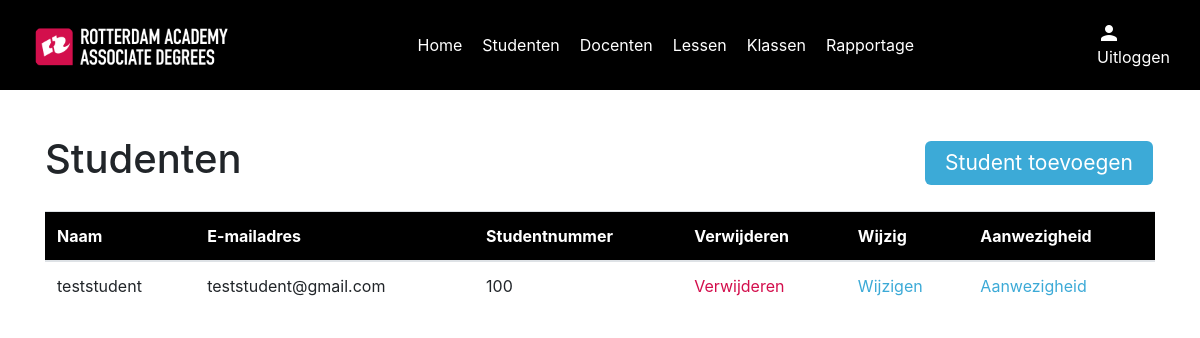
Before: /studenten_overzicht with the older database file.
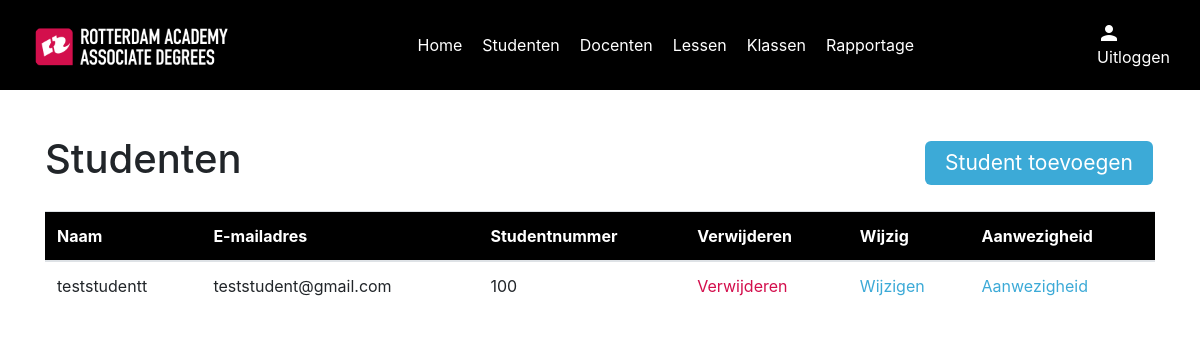
After: the same page with the newer database file.
### models/userModel.py (models this page shows)
class User(UserMixin, db.Model):
    id = db.Column(db.Integer, primary_key=True)
    name = db.Column(db.String(100), nullable=False)
    email = db.Column(db.String(100), nullable=False)
    password = db.Column(db.String(255), nullable=True)
    role = db.Column(db.Integer, nullable=False)
    studentNumber = db.Column(db.Integer, nullable=True)
    def to_dict(self):
        return {
            'id': self.id,
            'name': self.name,
            'email': self.email,
            'password': self.password,
            'role': self.role,
            'student_number': self.studentNumber
        }

### routes/studentRoutes.py (the view)
    @app.route("/studenten_overzicht")
    def students_index():
        students = StudentController.get_all_students()
        return render_template(
            "students/index.html", students=students
        )

### controllers/studentController.py (called while the page is built)
    @staticmethod
    def get_all_students():
        students = User.query.filter_by(role=1)
        students_dict = [student.to_dict() for student in students]
        return students_dict

### templates/students/index.html (shortened to what this page needs)
{% include "layout.html" %}
{% block content %}
{% include "navigation.html" %}
<div class="container students">
    <div class="index" id="students">
        <div class="top-content">
            <h1>Studenten</h1>
            <a href="#" class="button" id="btnCreate" data-toggle="modal" data-target="#studentModal">Student toevoegen</a>
        </div>
        <table class="table">
            <thead style="background-color: black; color: #fff;">
            <tr>
                <th scope="Name">Naam</th>
                <th scope="Date">E-mailadres</th>
                <th scope="Starttime">Studentnummer</th>
                <th scope="Delete">Verwijderen</th>
                <th scope="Change">Wijzig</th>
                <th scope="Change">Aanwezigheid</th>
            </tr>
            </thead>
            <tbody>
            {% for student in students %}
            <tr>
                <td>{{ student.name }}</td>
                <td>{{ student.email }}</td>
                <td>{{ student.student_number }}</td>
                <td><a href="#" class="red" data-id="{{ student.id }}" id="btnDelete">Verwijderen</a></td>
                <td><a href="#" class="blue" data-id="{{ student.id }}" id="btnEdit" data-toggle="modal" data-target="#studentModal">Wijzigen</a></td>
                <td><a href="/students/{{ student.student_number }}/aanwezigheid" class="blue">Aanwezigheid</a></td>
            </tr>
            {% endfor %}
            </tbody>
        </table>
    </div>
</div>
{% endblock %}

### templates/layout.html (shortened to what this page needs)
<!DOCTYPE html>
<html lang="en">
<head>
    <link rel="stylesheet" href="https://cdn.jsdelivr.net/npm/bootstrap@4.4.1/dist/css/bootstrap.min.css"
>
    <link rel="stylesheet" type="text/css" href="https://cdn.jsdelivr.net/npm/pikaday/css/pikaday.css">
    <link rel="stylesheet" href="/static/css/style.css" type="text/css"/>
    <link rel="stylesheet" href="https://cdnjs.cloudflare.com/ajax/libs/font-awesome/6.3.0/css/all.min.css"
          type="text/css"/>
</head>
<body>
</body>
</html>

### templates/navigation.html (shortened to what this page needs)
<nav class="navigation">
    <div class="nav_container">
        <a href="/index">
            <img src="/static/assets/ra_logo.png" alt="RAC logo" />
        </a>
        <div class="links">
            <a href="/index">Home</a>
            <a href="/studenten_overzicht">Studenten</a>
            <a href="/docenten_overzicht">Docenten</a>
            <a href="/lessen_overzicht">Lessen</a>
            <a href="/klassen_overzicht">Klassen</a>
            <a href="/rapportage">Rapportage</a>
        </div>
        <div class="account">
            <div class="user">
                <span class="material-icons">person</span>
            </div>
            <a href="/logout">Uitloggen</a>
        </div>
    </div>
</nav>

### static/css/style.css (style rules this page uses)
:root { --black: #000; --white: #fff; --racRed: #D30E4C; --racBlue: #3CAAD7; --textColor: #272727; }
.container { position: relative; top: 90px; }
.navigation .nav_container { width: 1140px; margin: 0 auto; padding: unset; padding-top: 120px; }
.navigation { top: 0; background-color: var(--black); position: fixed; width: 100%; height: 90px; z-index: 10; }
.navigation .nav_container { padding-top: unset; height: 100%; display: flex; align-items: center; justify-content: space-between; gap: 20px; }
.navigation img { height: 45px; }
.navigation .links { display: flex; justify-content: space-between; gap: 20px; }
.navigation a { color: var(--white); }
.navigation .material-icons { color: var(--white); }
.navigation .user { display: flex; justify-content: space-between; align-items: center; color: var(--white); }
.button { background-color: var(--racBlue); border: none; color: var(--white); padding: 6px 20px; text-align: center; display: inline-block; font-size: 21px; margin: 4px 2px; border-radius: 6px; }
.red { color: var(--racRed) !important; }
.blue { color: var(--racBlue) !important; }
.index .top-content { display: flex; justify-content: space-between; align-items: center; margin: 45px 0 20px 0; }

Changed rows visible on the page:
changed User "teststudent@gmail.com": name "teststudent" → "teststudentt"
